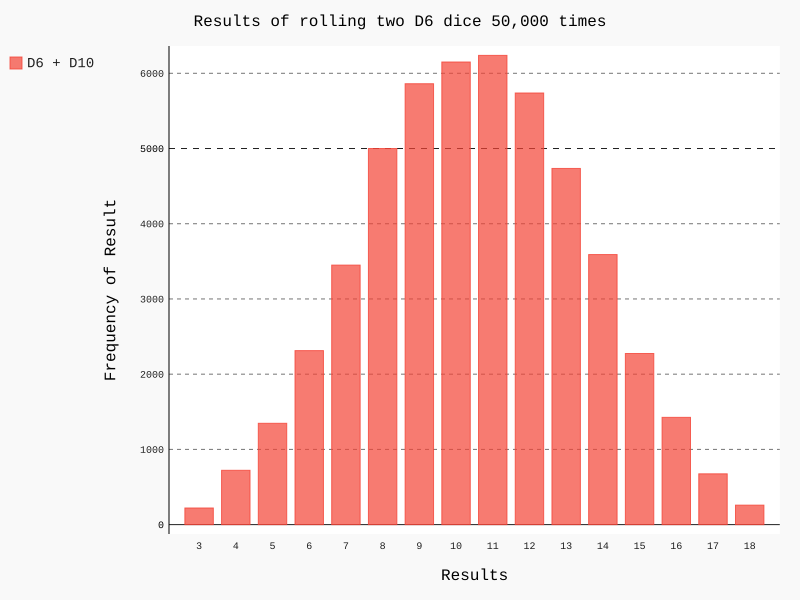

The script that drew this image:
from Ex_PygalDemo.die import Die
import pygal

# 创建两个骰子
die_1 = Die()
die_2 = Die()
die_3 = Die()
# 投掷骰子多次， 并将结果存入一个列表中去
results = []
for roll_num in range(50000):
    result = die_1.roll() + die_2.roll() + die_3.roll()
    results.append(result)
# 分析结果
frequencies = []
max_result = die_2.num_sides + die_1.num_sides + die_3.num_sides
for value in range(3, max_result+1):
    frequency = results.count(value)
    frequencies.append(frequency)
# 可视化结果
hist = pygal.Bar()
hist.title = "Results of rolling two D6 dice 50,000 times"
hist.x_labels = [str(i) for i in range(3, max_result+1)]
hist.x_title = "Results"
hist.y_title = "Frequency of Result"
hist.add("D6 + D10", frequencies)
hist.render_to_file("three_dice_visual.svg")
